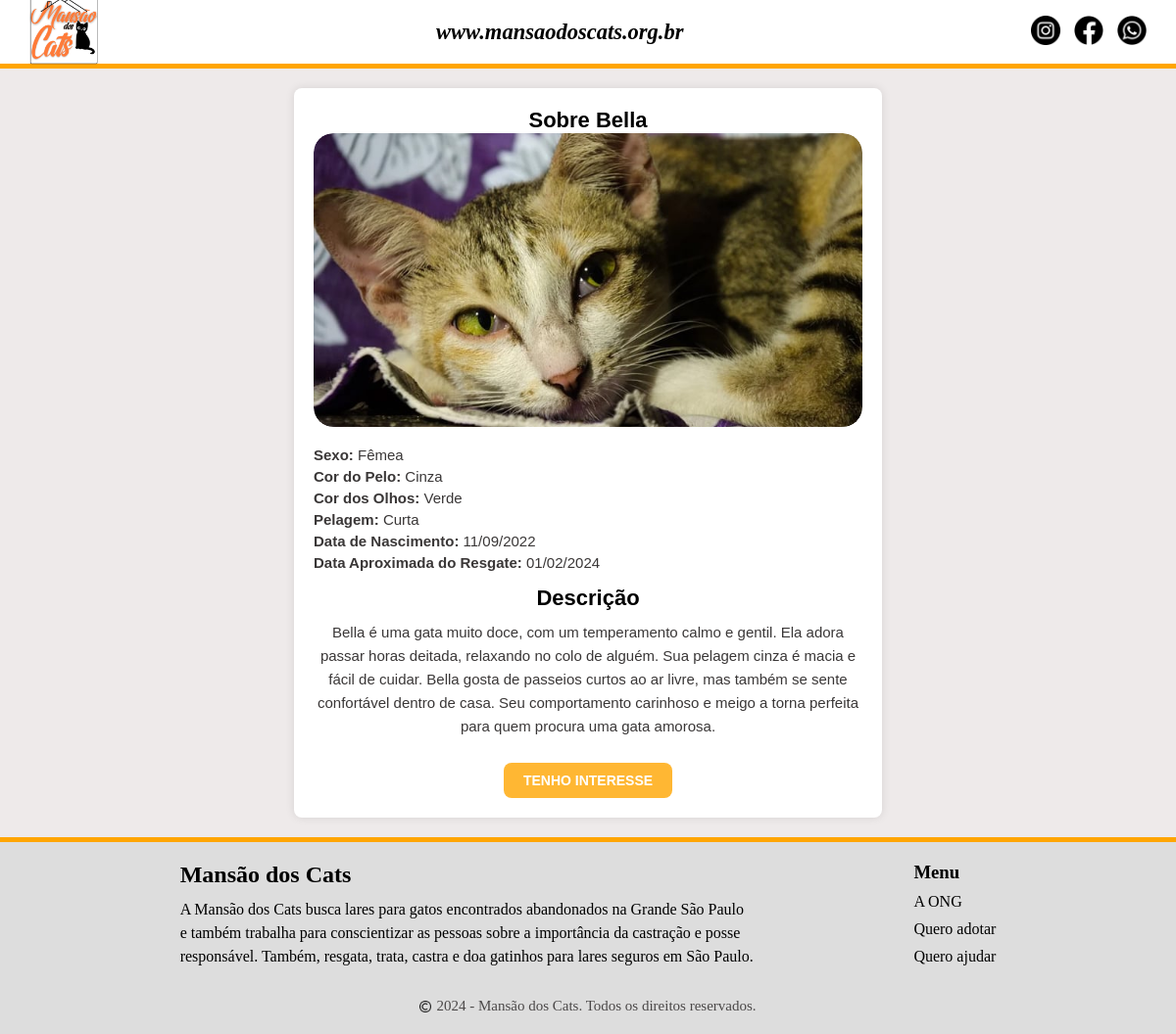
The page /pages/gatos.php?id=4 on the database its author committed.
### tables this page shows
CREATE TABLE tb_gatos (
    id INT AUTO_INCREMENT PRIMARY KEY, 
    nome VARCHAR(100) NOT NULL,        
    sexo ENUM('Macho', 'Fêmea') NOT NULL, 
    cor_pelo VARCHAR(50) NOT NULL,    
    cor_olhos VARCHAR(50),            
    tm_pelagem ENUM('Curta', 'Média', 'Longa') NOT NULL, 
    dt_nasc_aprox DATE,               
    dt_resgate DATE NOT NULL,         
    desc_detalhada TEXT,              
    foto LONGBLOB DEFAULT NULL,       
    adotado BOOLEAN DEFAULT FALSE    
);

### pages/gatos.php (the view, shortened to what this page needs)
<?php
include('../config.php');
if (isset($_GET['id']) && is_numeric($_GET['id'])) {
  $id = intval($_GET['id']);
} else {
  echo "Nenhum gato selecionado.";
  exit;
}
if ($id) {
  $stmt = $conn->prepare("SELECT * FROM tb_gatos WHERE id = ?");
  $stmt->bind_param("s", $id);
  $stmt->execute();
  $result = $stmt->get_result();
  if ($result->num_rows > 0) {
    $gato = $result->fetch_assoc();
  } else {
    echo "Gato não encontrado.";
    exit;
  }
} else {
  echo "Nenhum gato selecionado.";
  exit;
}
?>
<!DOCTYPE html>
<html lang="pt-br">
<head>
  <link rel="stylesheet" href="../assets/styles/gatos.css">
</head>
<body>
  <?php include('../includes/header.php'); ?>
  <main>
  <div class="container">
    <h1>Sobre <?php echo htmlspecialchars($gato['nome']); ?></h1>
    <div class="box">
      <?php if (!empty($gato['foto'])): ?>
        <img src="<?php echo htmlspecialchars($gato['foto']); ?>" alt="Foto de <?php echo htmlspecialchars($gato['nome']); ?>">
      <?php else: ?>
        <p>Foto não disponível.</p>
      <?php endif; ?>
    </div>
    <ul>
      <li><strong>Sexo:</strong> <?php echo htmlspecialchars($gato['sexo']); ?></li>
      <li><strong>Cor do Pelo:</strong> <?php echo htmlspecialchars($gato['cor_pelo']); ?></li>
      <li><strong>Cor dos Olhos:</strong> <?php echo htmlspecialchars($gato['cor_olhos'] ?: 'Não informada'); ?></li>
      <li><strong>Pelagem:</strong> <?php echo htmlspecialchars($gato['tm_pelagem']); ?></li>
      <li><strong>Data de Nascimento:</strong> <?php
                                                echo $gato['dt_nasc_aprox'] ? date('d/m/Y', strtotime($gato['dt_nasc_aprox'])) : 'Não informada';
                                                ?></li>
      <li><strong>Data Aproximada do Resgate:</strong> <?php
                                                        echo date('d/m/Y', strtotime($gato['dt_resgate'])); ?></li>
    </ul>
    <div>
      <h2>Descrição</h2>
      <p><?php echo nl2br(htmlspecialchars($gato['desc_detalhada'])); ?></p>
    </div>
    <div class="interesse">
      <form action="formulario.php" method="POST">
        <button type="submit" class="btn-interesse">TENHO INTERESSE</button>
      </form>
    </div>
  </div>
</main>
  <?php include('../includes/footer.php'); ?>
</body>
</html>

### assets/styles/gatos.css (style rules this page uses)
* { box-sizing: border-box; margin: 0; padding: 0; }
main { background-color: #eeeaea; padding: 20px; font-family: Arial, sans-serif; }
.container { max-width: 600px; margin: 0 auto; padding: 20px; background-color: white; box-shadow: 0 0 10px rgba(0, 0, 0, 0.1); border-radius: 8px; text-align: center; }
.container h1, .container h2 { color: #000000; font-size: 22px; font-family: Arial, sans-serif; }
.container .box { width: 100%; height: 300px; overflow: hidden; position: relative; text-align: center; border-radius: 20px; margin-bottom: 20px; }
.container .box img { width: 100%; height: 100%; object-fit: cover; border-radius: 20px; }
.container ul { list-style: none; padding: 0; margin: 15px 0; text-align: left; }
.container ul li { color: #3a3737; font-size: 15px; margin: 5px 0; }
.container div p { color: #3a3737; font-size: 15px; line-height: 1.6; margin: 10px 0; font-family: Arial, sans-serif; }
.btn-interesse { display: inline-block; padding: 10px 20px; font-size: 14px; font-weight: bold; color: white; background-color: rgba(255, 165, 0, 0.8); border: none; border-radius: 8px; cursor: pointer; text-decoration: none; transition: background-color 0.3s ease; margin-top: 15px; font-family: Arial, sans-serif; }

### rows shown on the page
tb_gatos: nome "Bella", foto+nome (picture), sexo "Fêmea", cor_pelo "Cinza", cor_olhos "Verde", tm_pelagem "Curta", dt_nasc_aprox "11/09/2022", dt_resgate "01/02/2024", desc_detalhada "Bella é uma gata muito doce, com um temperamento calmo e gentil. Ela adora passar horas deitada, relaxando no colo de alguém. Sua pelagem cinza é macia e fácil de cuidar. Bella gosta de passeios curtos ao ar livre, mas também se sente confortável dentro de casa. Seu comportamento carinhoso e meigo a torna perfeita para quem procura uma gata amorosa."
